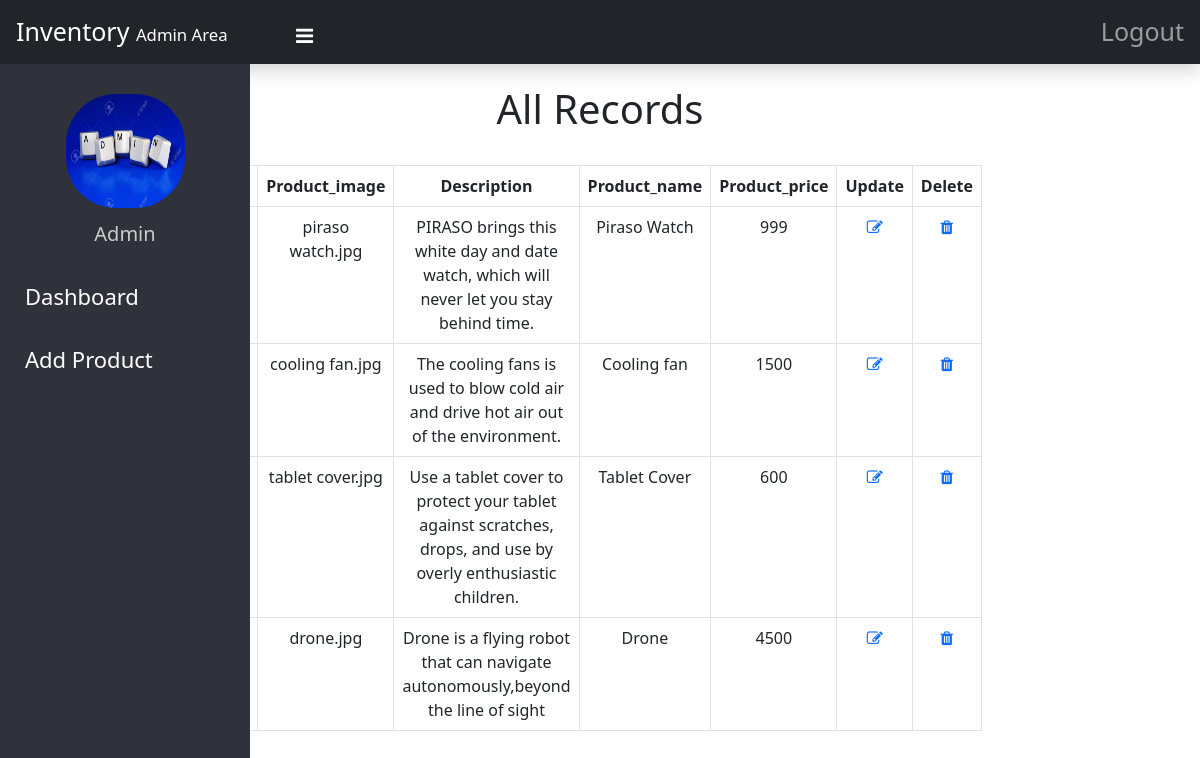
Page /dashboard.php on the committed database.
### tables this page shows
CREATE TABLE `dash` (
  `id` int(11) NOT NULL,
  `product_image` varchar(255) NOT NULL,
  `description` varchar(1000) NOT NULL,
  `product_name` varchar(50) NOT NULL,
  `product_price` float NOT NULL
);

### dashboard.php (the view, shortened to what this page needs)
<!DOCTYPE html>
<html>
<head>
	<link rel="stylesheet" type="text/css" href="css/dashb.css">
	<link rel="stylesheet" type="text/css" href="fontawesome/font-awesome.min.css">
  <link rel="stylesheet" type="text/css" href="bootstrap/bootstrap/css/bootstrap.min.css">
</head>
<body>
	<header class="navbar navbar-dark bg-dark flex-md-nowrap p-0 shadow" style="height: 64px;">
    <a class="nav-link" href="#" style="font-size: 25px; color: white;">Inventory <small><small><small>Admin Area</small></small></small></a>
    <label for="check">
			<i class="fa fa-bars" id="sidebar_btn"></i>
		</label>
     <ul class="navbar-nav px-3">
     <li class="nav-item text-nowrap">
      <a class="nav-link" href="logout.php" style="font-size: 25px;">Logout</a>
     </li>
   	</ul>
	</header>
	<div class="sidebar">
		<center>
			<img src="images/admin.jpg" class="image" style="width: 119px;"><h4 style="margin-top: -36px; font-size: 20px;">Admin</h4>
		</center>
		<a href="#"><span style="font-size: 22px;">Dashboard</span></a>
		<a href="add.php"><span style="font-size: 22px;">Add Product</span></a>
	</div>
	<div class="container" style="max-width: 780px;">
	<div class="col-lg-12" style="margin-top: -27px;">
	<br><br><h1 class="text-center">All Records</h1><br>
		<table class="table table-hover table-bordered" >
		<tr class="bg-sm text-black text-center">
			<th>Id</th>
			<th>Product_image</th>
			<th>Description</th>
			<th>Product_name</th>
			<th>Product_price</th>
			<th>Update</th>
			<th>Delete</th>
		</tr>
		<?php
		include "database.php";
		$sql = "SELECT * FROM dash";
		$res = mysqli_query($con, $sql);
			while ($row = mysqli_fetch_array($res)){
		 ?>
		<tr class="text-center">
			<td> <?php echo $row['id']; ?> </td>
			<td> <?php echo $row['product_image']; ?> </td>
			<td> <?php echo $row['description']; ?> </td>
			<td> <?php echo $row['product_name']; ?> </td>
			<td> <?php echo $row['product_price']; ?> </td>
			<td> <a href="update.php?id=<?php echo $row['id']; ?>&erp=<?php echo $row['product_image']; ?>&ert=<?php echo $row['description']; ?>&erx=<?php echo $row['product_name']; ?>&erz=<?php echo $row['product_price']; ?>"><i class="fa fa-edit"></i></a></td>
			<td> <a href="delete.php?id=<?php echo $row['id']; ?>"><i class="fa fa-trash" onclick="return confirm('Are you sure want to delete')"></i></a></td>
		</tr>
		<?php
			}
		 ?>
		</table>
	</div>
</body>
</html>

### css/dashb.css (style rules this page uses)
.sidebar { background: #2F323A; padding-top: 30px; position: fixed; left: 0; width: 250px; height: 100vh; transition: 0.5s; transition-property: left; top: 98px; bottom: 0; position: absolute; top: 64px; bottom: 0; }
.sidebar .image { height: 114px; border-radius: 50px; margin-bottom: 50px; }
.sidebar h4 { color: #ccc; margin-top: 0; margin-bottom: 20px; }
.sidebar a { color: #fff; display: block; width: 100%; line-height: 60px; text-decoration: none; padding-left: 25px; box-sizing: border-box; transition: 0.5s; transition-property: background; }
label #sidebar_btn { z-index: 1; color: #fff; position: fixed; cursor: pointer; left: 302px; font-size: 20px; margin: -6px; transition: 0.5s; transition-property: color; }

### rows in the picture
dash: product_image "piraso watch.jpg", description "PIRASO brings this white day and date watch, which will never let you stay behind time.", product_name "Piraso Watch", product_price "999"
dash: product_image "cooling fan.jpg", description "The cooling fans is used to blow cold air and drive hot air out of the environment.", product_name "Cooling fan", product_price "1500"
dash: product_image "tablet cover.jpg", description "Use a tablet cover to protect your tablet against scratches, drops, and use by overly enthusiastic children.", product_name "Tablet Cover", product_price "600"
dash: product_image "drone.jpg", description "Drone is a flying robot that can navigate autonomously,beyond the line of sight", product_name "Drone", product_price "4500"
